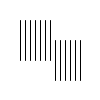
Frame 1 (no input)
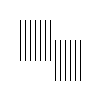
Frame 60 (the mouse pressed at the canvas centre just before this capture)
Frame 120 (the mouse held since frame 60 and released just before this capture): identical to frame 60, image omitted

The Processing sketch that drew these frames (run headless with seeded random() and noise(); from frame 60 on, the mouse is pressed at the canvas centre):

// Processing sketch: processing_63395
// ── processing_63395.pde

void setup() {
  size (100, 100);
  background (255);
  fill (255);
  smooth ();
}

void draw() {
  for (float x = 20; x <= 80; x= x+5) {
    if (x <= 50) {
      line ( x, 20, x, 60);
    }
     else {
      line ( x, 40, x, 80);
    }
  }
}
